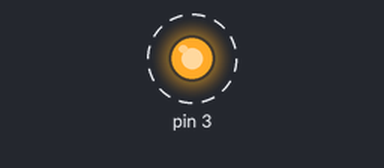
Simulated run of this sketch. Board: Arduino Mega 2560, built with avr-gcc and run on an emulated ATmega2560. Shown: output pins drawn as LEDs (lit = HIGH). Dashed ring = blinking.

Above: at 0.2 s.
Timing chart, 0 to 3.0 s (numbered marks = the images above):
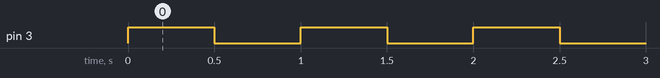

The sketch:

parpadeo.ino
```cpp
#include <Controllino.h>  /* Usage of CONTROLLINO library allows you to use CONTROLLINO_xx aliases in your sketch. */

// the setup function runs once when you press reset (CONTROLLINO RST button) or connect the CONTROLLINO to the PC
void setup() {
  // initialize all used digital output pins as outputs
  DDRE = DDRE | B00100000; //Set the ports PDE5 as output
                           //Ports PDx are disabled
}

// the loop function runs over and over again forever
void loop() {
  int retardo = 500;
  PORTE = PORTE | B00100000;  // Digital output D1 HIGH
  delay(retardo);
  PORTE = PORTE & B00000000;  // Digital output D1 LOW
  delay(retardo);
}
```

Measured:
- by itself, pin 3: alternates HIGH for 0.50 s and LOW for 0.50 s
